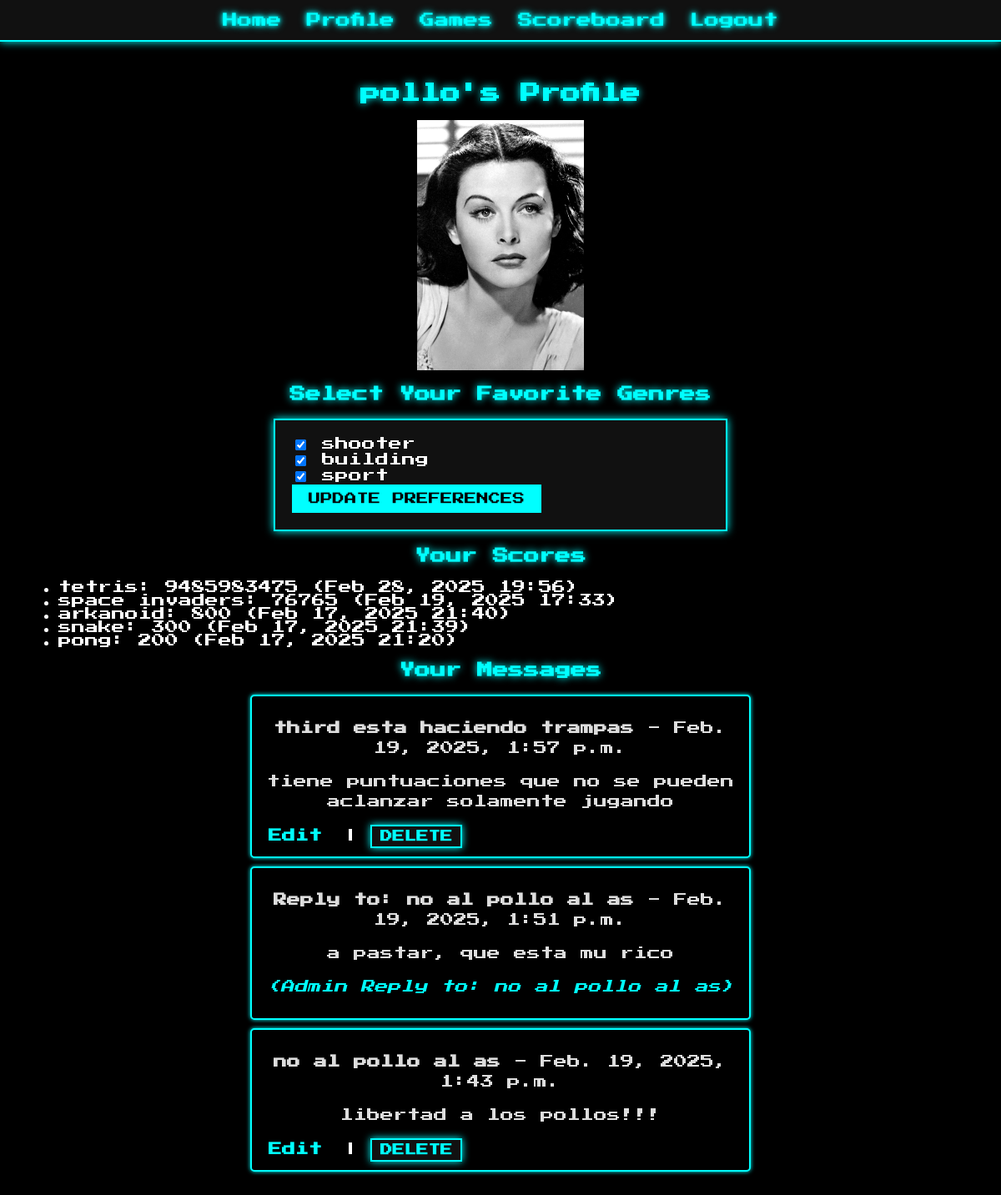
Screenshot of /profile/ (signed in) with the database file from the repository.
### userpage/models.py (models this page shows, shortened)
class Profile(models.Model):
    user = models.OneToOneField(User, on_delete=models.CASCADE)
    bio = models.TextField(blank=True)
    image = models.ImageField(upload_to='profile_images/', blank=True, null=True)
    favorite_genres = models.ManyToManyField(Genre, blank=True)

class ContactMessage(models.Model):
    user = models.ForeignKey(User, on_delete=models.CASCADE)
    title = models.CharField(max_length=255)
    message = models.TextField()
    created_at = models.DateTimeField(auto_now_add=True)
    reply_to = models.ForeignKey('self', null=True, blank=True, on_delete=models.CASCADE)

### games/models.py (models this page shows, shortened)
class Genre(models.Model):
    name = models.CharField(max_length=50)

class Score(models.Model):
    user = models.ForeignKey(User, on_delete=models.CASCADE)
    game = models.ForeignKey(Game, on_delete=models.CASCADE)
    value = models.IntegerField()
    created_at = models.DateTimeField(auto_now_add=True)

class Game(models.Model):
    name = models.CharField(max_length=100)
    genre = models.ForeignKey(Genre, on_delete=models.CASCADE)
    description = models.TextField(blank=True)
    template_name = models.CharField(max_length=100, default='games/game_detail.html')

### userpage/views.py (the view, shortened to what this page needs)
# urls.py: path('', views.profile_view, name='profile'),
@login_required
def profile_view(request):
    profile = request.user.profile
    genres = Genre.objects.all()  # Fetch all genres for the form
    scores = Score.objects.filter(user=request.user).order_by('-created_at')
    messages = ContactMessage.objects.filter(user=request.user).order_by('-created_at')
    context = {
        'profile': profile,
        'genres': genres,
        'scores': scores,
        'messages': messages,
    }
    return render(request, 'userpage/profile.html', context)

### templates/userpage/profile.html (shortened to what this page needs)
{% extends "base.html" %}
{% block content %}
  <h2>{{ user.username }}'s Profile</h2>
  <div style="text-align: center;">
    {% if user.profile.image %}
      <img src="{{ user.profile.image.url }}" alt="Foto de perfil" style="max-width: 200px; display: inline-block;">
    {% endif %}
  </div>
  <h3>Select Your Favorite Genres</h3>
  <form method="post">
    {% for genre in genres %}
      <div>
        <input type="checkbox" name="favorite_genres" value="{{ genre.id }}"
               {% if genre in profile.favorite_genres.all %}checked{% endif %}>
        <label>{{ genre.name }}</label>
      </div>
    {% endfor %}
    <button type="submit">Update Preferences</button>
  </form>
  <h3>Your Scores</h3>
  {% if scores %}
    <ul>
      {% for score in scores %}
        <li>{{ score.game.name }}: {{ score.value }} ({{ score.created_at|date:"M d, Y H:i" }})</li>
      {% endfor %}
    </ul>
  {% else %}
    <p>No scores available.</p>
  {% endif %}
  <h3>Your Messages</h3>
  <div class="messages-container">
      {% for message in messages %}
          <div class="message-box">
              <p><strong>{{ message.title }}</strong> - {{ message.created_at }}</p>
              <p>{{ message.message }}</p>
              {% if message.reply_to %}
                  <p class="admin-reply">(Admin Reply to: {{ message.reply_to.title }})</p>
              {% endif %}
              {% if not message.reply_to %}
                  <a href="{% url 'userpage:edit_message' message.id %}" class="edit-button">Edit</a> |
                  <form method="post" action="{% url 'userpage:delete_message' message.id %}" class="delete-form">
                      <button type="submit" class="delete-button">Delete</button>
                  </form>
              {% endif %}
          </div>
      {% endfor %}
  </div>
{% endblock %}

### static/css/style.css (style rules this page uses)
body { background-color: #000; color: #fff; font-family: 'Press Start 2P', cursive; margin: 0; padding: 0; }
h1, h2, h3 { text-align: center; color: #0ff; text-shadow: 0 0 10px #0ff; margin-bottom: 20px; }
p { color: #ddd; line-height: 1.5; text-align: center; }
form { max-width: 500px; margin: 20px auto; background-color: #111; padding: 20px; border: 2px solid #0ff; box-shadow: 0 0 10px #0ff; }
input[type="submit"], button { background-color: #0ff; border: none !important; color: #000; padding: 10px 20px; cursor: pointer; text-transform: uppercase; font-family: 'Press Start 2P', cursive; font-size: 0.9em; transition: background-color 0.3s ease, color 0.3s ease; box-shadow: none !important; outline: none !important; }
a { color: #0ff; text-decoration: none; transition: color 0.3s ease; }

### templates/userpage/profile.html (style rules this page uses)
.messages-container { display: flex; flex-direction: column; gap: 10px; max-width: 600px; margin: 0 auto; }
.message-box { padding: 10px; border: 2px solid cyan; border-radius: 5px; background-color: black; color: white; box-shadow: 0px 0px 5px cyan; }
.admin-reply { color: cyan; font-style: italic; margin-top: 5px; }
.edit-button { background: none; border: none; color: cyan; font-weight: bold; cursor: pointer; text-decoration: none; padding: 5px 10px; }
.delete-button { background: none; border: none; color: cyan; font-weight: bold; cursor: pointer; text-decoration: none; padding: 5px 10px; }
.delete-form { display: inline-block; margin: 0; padding: 0; }

### rows the page displays
Genre: favorite_genres "☑", name "shooter"
Genre: favorite_genres "☑", name "building"
Genre: favorite_genres "☑", name "sport"
Score: game.name "tetris", value "9485983475", created_at "Feb 28, 2025 19:56"
Score: game.name "space invaders", value "76765", created_at "Feb 19, 2025 17:33"
Score: game.name "arkanoid", value "800", created_at "Feb 17, 2025 21:40"
Score: game.name "snake", value "300", created_at "Feb 17, 2025 21:39"
Score: game.name "pong", value "200", created_at "Feb 17, 2025 21:20"
ContactMessage: title "third esta haciendo trampas", created_at "Feb. 19, 2025, 1:57 p.m.", message "tiene puntuaciones que no se pueden aclanzar solamente jugando", shows "Edit"
ContactMessage: title "Reply to: no al pollo al as", created_at "Feb. 19, 2025, 1:51 p.m.", message "a pastar, que esta mu rico", reply_to "no al pollo al as"
ContactMessage: title "no al pollo al as", created_at "Feb. 19, 2025, 1:43 p.m.", message "libertad a los pollos!!!", shows "Edit"

### other values shown
{{ user.username }} "pollo"
